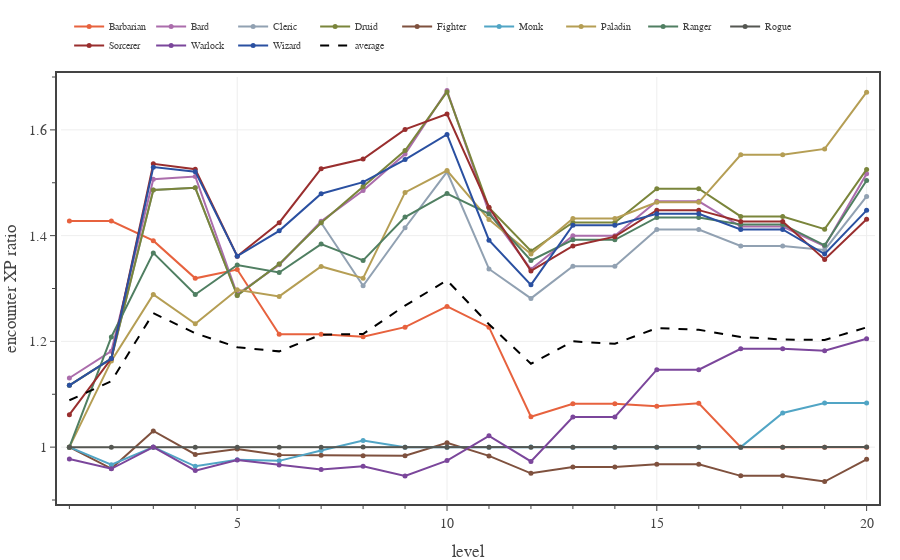

Notebook code for this chart:
### Code cell
# Plots average encounter XP for each class on days with only two Hard encounters and no short rest. 
n_enc = 2
encounter_difficulty = 'Hard'

with open(f'../xp-and-player-characters/pc data - Medium 2 short rests.json', 'r') as fin:
    pc_data0 = json.load(fin)

with open(f'../xp-and-player-characters/pc data - {encounter_difficulty} 2 short rests.json', 'r') as fin:
    pc_data1 = json.load(fin)


levels = np.array(range(1,21,1))
enc_XP_budget = 0.5 * np.array(ENCOUNTER_DIFFICULTIES['Daily']['XP'])

fig = go.Figure(
    layout=go.Layout(
        template=TFB_TEMPLATE,
        xaxis=dict(
            title_text='level',
            range=[0.8, 20.2],
            tick0=0, dtick=5,
            minor=dict(tick0=0, dtick=1),
        ),
        yaxis=dict(
            autorange=False,
            title_text='encounter XP ratio',
            range=[0.9, 1.7],
            tick0=0, dtick=0.2,
            minor=dict(tick0=0, dtick=0.1),
        ),
        legend=dict(
            yanchor='bottom',  y=1.04,
            xanchor='left', x=0.01,
            orientation='h',
        )
    )
)

eXPmean = np.zeros(20)
aXPmean = np.zeros(20)
for pc in PC_CLASSES:
    eXP = np.zeros(20)
    for level in range(20):
        encounters = pc_data1[pc][level]['encounters']
        encounters = [x for x in encounters if x['type'] == 'encounter']
        eXP[level] = np.mean([x['XP mean'] for x in encounters[0:n_enc]])

    eXPmean += eXP
    aXP  = np.array([x['encounter XP mean'] for x in pc_data0[pc]])
    aXPmean += aXP
    fig.add_trace(go.Scatter(
        x=levels, 
        y=eXP/aXP,
        mode='lines+markers', 
        line={'color': PC_CLASSES[pc]['color']},
        marker={'size': 5},
        unselected=dict(marker=dict(opacity=0.0)),
        name=pc,
        hovertemplate=
            '<b>'+pc+'</b><br>'+
            'lvl %{x}<br>'+
            'enc XP %{y:.2f}'+
            '<extra></extra>'
    ))

eXPmean /= len(PC_CLASSES)
aXPmean /= len(PC_CLASSES)
fig.add_trace(go.Scatter(
    x=levels, 
    y=eXPmean/aXPmean,
    mode='lines', 
    line=dict(color='black', dash='dash'),
    unselected=dict(marker=dict(opacity=0.0)),
    name='average',
    hoverinfo='skip'
))

# show figure
fig.show(config=TFB_CONFIG)

# save large format figure
if SAVEFIGS:
    file_name = f'./fig-two-encounters-xp-vs-level-{encounter_difficulty.lower()}-large.html'
    fig_html = fig.to_html(
        config=TFB_CONFIG,
        include_plotlyjs=False, 
        full_html=False, 
    )
    fig_soup = BeautifulSoup(fig_html, 'html.parser')
    fig_soup.div['class'] = 'plotly-div-large'
    fig_soup.div['style'] = 'aspect-ratio:600/550'
    with open(file_name, 'wb') as fout:
        fout.write(fig_soup.prettify('utf-8'))

# save small format figure
if SAVEFIGS:
    fig.update_traces(marker=dict(size=4))
    fig.update_layout(font=dict(size=10), legend=dict(font_size=8))
    file_name = f'./fig-two-encounters-xp-vs-level-{encounter_difficulty.lower()}-small.html'
    fig_html = fig.to_html(
        config=TFB_CONFIG,
        include_plotlyjs=False, 
        full_html=False, 
    )
    fig_soup = BeautifulSoup(fig_html, 'html.parser')
    fig_soup.div['class'] = 'plotly-div-small'
    fig_soup.div['style'] = 'aspect-ratio:600/600'
    with open(file_name, 'wb') as fout:
        fout.write(fig_soup.prettify('utf-8'))

### Figure 1 — Plotly figure (JSON) as saved in the notebook; plotly's stock layout.template omitted (floating-point values rounded to 4 significant figures)
{"data": [{"hovertemplate": "<b>Barbarian</b><br>lvl %{x}<br>enc XP %{y:.2f}<extra></extra>", "line": {"color": "#E7623E"}, "marker": {"size": 5}, "mode": "lines+markers", "name": "Barbarian", "type": "scatter", "unselected": {"marker": {"opacity": 0}}, "x": [1, 2, 3, 4, 5, 6, 7, 8, 9, 10, 11, 12, 13, 14, 15, 16, 17, 18, 19, 20], "y": [1.428, 1.428, 1.39, 1.319, 1.336, 1.214, 1.214, 1.209, 1.227, 1.266, 1.227, 1.058, 1.082, 1.082, 1.077, 1.083, 1, 1, 1.0, 1]}, {"hovertemplate": "<b>Bard</b><br>lvl %{x}<br>enc XP %{y:.2f}<extra></extra>", "line": {"color": "#AB6DAC"}, "marker": {"size": 5}, "mode": "lines+markers", "name": "Bard", "type": "scatter", "unselected": {"marker": {"opacity": 0}}, "x": [1, 2, 3, 4, 5, 6, 7, 8, 9, 10, 11, 12, 13, 14, 15, 16, 17, 18, 19, 20], "y": [1.131, 1.181, 1.507, 1.512, 1.289, 1.345, 1.427, 1.485, 1.554, 1.674, 1.444, 1.336, 1.4, 1.4, 1.465, 1.465, 1.417, 1.417, 1.38, 1.517]}, {"hovertemplate": "<b>Cleric</b><br>lvl %{x}<br>enc XP %{y:.2f}<extra></extra>", "line": {"color": "#91A1B2"}, "marker": {"size": 5}, "mode": "lines+markers", "name": "Cleric", "type": "scatter", "unselected": {"marker": {"opacity": 0}}, "x": [1, 2, 3, 4, 5, 6, 7, 8, 9, 10, 11, 12, 13, 14, 15, 16, 17, 18, 19, 20], "y": [1.117, 1.168, 1.486, 1.49, 1.287, 1.346, 1.424, 1.305, 1.415, 1.521, 1.337, 1.281, 1.342, 1.342, 1.411, 1.411, 1.38, 1.38, 1.373, 1.474]}, {"hovertemplate": "<b>Druid</b><br>lvl %{x}<br>enc XP %{y:.2f}<extra></extra>", "line": {"color": "#7A853B"}, "marker": {"size": 5}, "mode": "lines+markers", "name": "Druid", "type": "scatter", "unselected": {"marker": {"opacity": 0}}, "x": [1, 2, 3, 4, 5, 6, 7, 8, 9, 10, 11, 12, 13, 14, 15, 16, 17, 18, 19, 20], "y": [1.117, 1.168, 1.486, 1.49, 1.287, 1.346, 1.424, 1.493, 1.561, 1.672, 1.453, 1.371, 1.425, 1.425, 1.489, 1.489, 1.436, 1.436, 1.412, 1.525]}, {"hovertemplate": "<b>Fighter</b><br>lvl %{x}<br>enc XP %{y:.2f}<extra></extra>", "line": {"color": "#7F513E"}, "marker": {"size": 5}, "mode": "lines+markers", "name": "Fighter", "type": "scatter", "unselected": {"marker": {"opacity": 0}}, "x": [1, 2, 3, 4, 5, 6, 7, 8, 9, 10, 11, 12, 13, 14, 15, 16, 17, 18, 19, 20], "y": [1.0, 0.9595, 1.031, 0.9862, 0.9965, 0.9851, 0.9848, 0.9839, 0.9837, 1.008, 0.9834, 0.9505, 0.9622, 0.9625, 0.9675, 0.9676, 0.9457, 0.9457, 0.9349, 0.977]}, {"hovertemplate": "<b>Monk</b><br>lvl %{x}<br>enc XP %{y:.2f}<extra></extra>", "line": {"color": "#51A5C5"}, "marker": {"size": 5}, "mode": "lines+markers", "name": "Monk", "type": "scatter", "unselected": {"marker": {"opacity": 0}}, "x": [1, 2, 3, 4, 5, 6, 7, 8, 9, 10, 11, 12, 13, 14, 15, 16, 17, 18, 19, 20], "y": [1, 0.9669, 1, 0.9637, 0.976, 0.974, 0.9936, 1.013, 1, 1, 1, 1.0, 1, 1, 1, 1, 1, 1.065, 1.083, 1.083]}, {"hovertemplate": "<b>Paladin</b><br>lvl %{x}<br>enc XP %{y:.2f}<extra></extra>", "line": {"color": "#B59E54"}, "marker": {"size": 5}, "mode": "lines+markers", "name": "Paladin", "type": "scatter", "unselected": {"marker": {"opacity": 0}}, "x": [1, 2, 3, 4, 5, 6, 7, 8, 9, 10, 11, 12, 13, 14, 15, 16, 17, 18, 19, 20], "y": [1, 1.163, 1.289, 1.233, 1.298, 1.285, 1.342, 1.32, 1.482, 1.523, 1.43, 1.365, 1.433, 1.433, 1.463, 1.463, 1.553, 1.553, 1.564, 1.671]}, {"hovertemplate": "<b>Ranger</b><br>lvl %{x}<br>enc XP %{y:.2f}<extra></extra>", "line": {"color": "#507F62"}, "marker": {"size": 5}, "mode": "lines+markers", "name": "Ranger", "type": "scatter", "unselected": {"marker": {"opacity": 0}}, "x": [1, 2, 3, 4, 5, 6, 7, 8, 9, 10, 11, 12, 13, 14, 15, 16, 17, 18, 19, 20], "y": [1, 1.208, 1.367, 1.289, 1.344, 1.33, 1.384, 1.353, 1.435, 1.48, 1.441, 1.353, 1.392, 1.392, 1.434, 1.434, 1.421, 1.421, 1.382, 1.504]}, {"hovertemplate": "<b>Rogue</b><br>lvl %{x}<br>enc XP %{y:.2f}<extra></extra>", "line": {"color": "#555752"}, "marker": {"size": 5}, "mode": "lines+markers", "name": "Rogue", "type": "scatter", "unselected": {"marker": {"opacity": 0}}, "x": [1, 2, 3, 4, 5, 6, 7, 8, 9, 10, 11, 12, 13, 14, 15, 16, 17, 18, 19, 20], "y": [1, 1, 1, 1, 1.0, 1, 1, 1.0, 1, 1.0, 1, 1, 1, 1, 1, 1, 1, 1.0, 1, 1.0]}, {"hovertemplate": "<b>Sorcerer</b><br>lvl %{x}<br>enc XP %{y:.2f}<extra></extra>", "line": {"color": "#992E2E"}, "marker": {"size": 5}, "mode": "lines+markers", "name": "Sorcerer", "type": "scatter", "unselected": {"marker": {"opacity": 0}}, "x": [1, 2, 3, 4, 5, 6, 7, 8, 9, 10, 11, 12, 13, 14, 15, 16, 17, 18, 19, 20], "y": [1.061, 1.168, 1.536, 1.526, 1.361, 1.424, 1.527, 1.545, 1.601, 1.63, 1.454, 1.333, 1.38, 1.398, 1.448, 1.448, 1.427, 1.427, 1.355, 1.431]}, {"hovertemplate": "<b>Warlock</b><br>lvl %{x}<br>enc XP %{y:.2f}<extra></extra>", "line": {"color": "#7B469B"}, "marker": {"size": 5}, "mode": "lines+markers", "name": "Warlock", "type": "scatter", "unselected": {"marker": {"opacity": 0}}, "x": [1, 2, 3, 4, 5, 6, 7, 8, 9, 10, 11, 12, 13, 14, 15, 16, 17, 18, 19, 20], "y": [0.9777, 0.959, 1.0, 0.9556, 0.9758, 0.9664, 0.9578, 0.9637, 0.9455, 0.9745, 1.021, 0.9729, 1.057, 1.057, 1.147, 1.147, 1.186, 1.186, 1.182, 1.205]}, {"hovertemplate": "<b>Wizard</b><br>lvl %{x}<br>enc XP %{y:.2f}<extra></extra>", "line": {"color": "#2A50A1"}, "marker": {"size": 5}, "mode": "lines+markers", "name": "Wizard", "type": "scatter", "unselected": {"marker": {"opacity": 0}}, "x": [1, 2, 3, 4, 5, 6, 7, 8, 9, 10, 11, 12, 13, 14, 15, 16, 17, 18, 19, 20], "y": [1.117, 1.168, 1.53, 1.521, 1.361, 1.409, 1.479, 1.501, 1.544, 1.591, 1.391, 1.307, 1.42, 1.42, 1.441, 1.441, 1.412, 1.412, 1.365, 1.448]}, {"hoverinfo": "skip", "line": {"color": "black", "dash": "dash"}, "mode": "lines", "name": "average", "type": "scatter", "unselected": {"marker": {"opacity": 0}}, "x": [1, 2, 3, 4, 5, 6, 7, 8, 9, 10, 11, 12, 13, 14, 15, 16, 17, 18, 19, 20], "y": [1.089, 1.125, 1.253, 1.215, 1.189, 1.181, 1.213, 1.214, 1.268, 1.315, 1.232, 1.158, 1.2, 1.195, 1.225, 1.222, 1.208, 1.203, 1.203, 1.227]}], "layout": {"legend": {"orientation": "h", "x": 0.01, "xanchor": "left", "y": 1.04, "yanchor": "bottom"}, "xaxis": {"dtick": 5, "minor": {"dtick": 1, "tick0": 0}, "range": [0.8, 20.2], "tick0": 0, "title": {"text": "level"}}, "yaxis": {"autorange": false, "dtick": 0.2, "minor": {"dtick": 0.1, "tick0": 0}, "range": [0.9, 1.7], "tick0": 0, "title": {"text": "encounter XP ratio"}}}}
